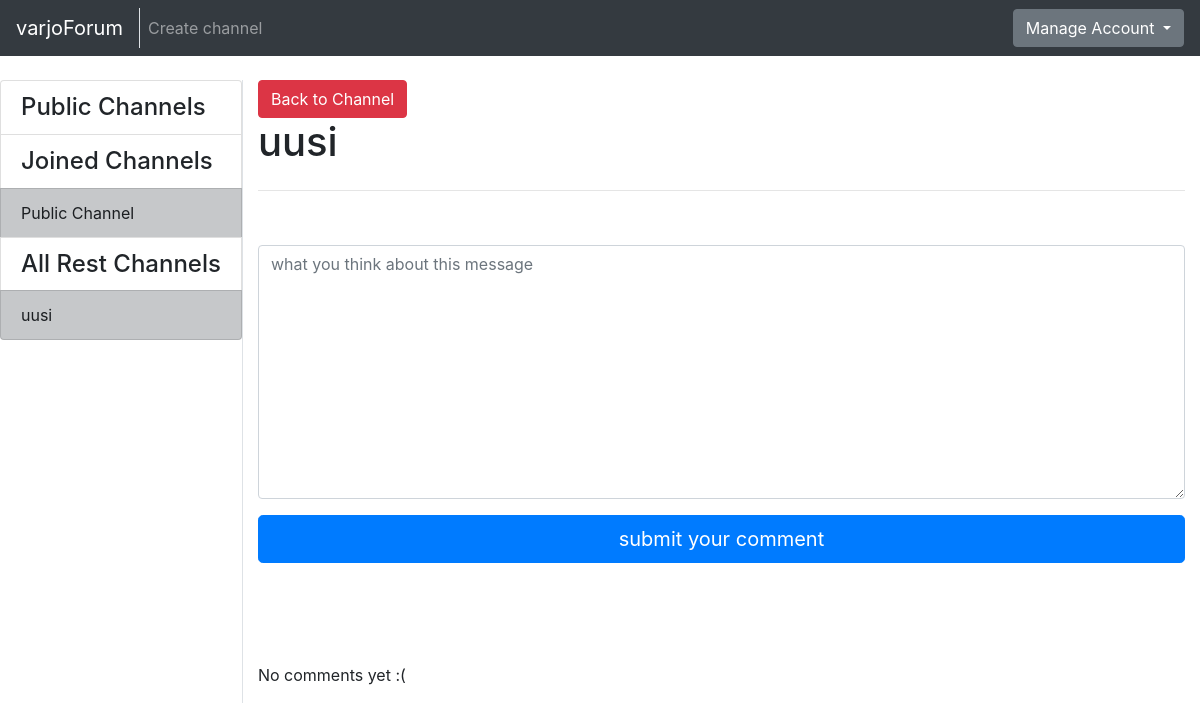
/channels/message/2/5/ (signed in), run on an earlier commit of the app's database.
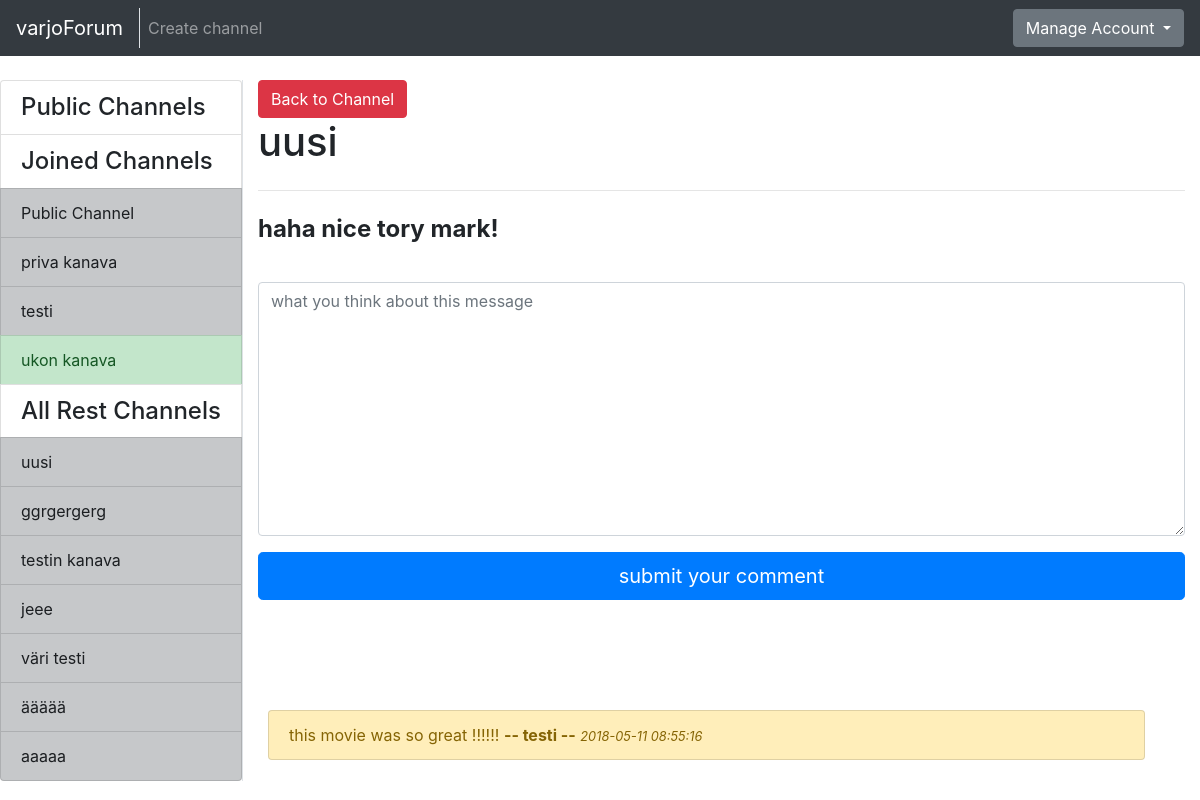
And on a later commit of the database.
### application/channels/models.py (models this page shows, shortened)
class Channel(Base):
    name = db.Column(db.String(144), nullable=False)
    introduction = db.Column(db.Text, nullable=False)
    master_id = db.Column(db.Integer, nullable=False)
    public = db.Column(db.Boolean, nullable=False)
    messages = db.relationship("Message", backref='Channel', lazy=True)
    accounts = db.relationship('Account', secondary=accounts, lazy='subquery',
        backref=db.backref('channels', lazy=True))
    @staticmethod
    def get_my_channels(account_id):
        stmt = text("SELECT Channel.id, Channel.name, Channel.master_id"
                    " FROM Channel, Account, Accounts"
                    " WHERE Channel.id = Accounts.channel_id"
                    " AND Account.id = Accounts.account_id"
                    " AND Account.id = :account_id"
                    " ORDER BY Channel.name").params(account_id=account_id)
        res = db.engine.execute(stmt)
        response = []
        for row in res:
            response.append({"channel_id":row[0], "channel_name":row[1], "master_id":row[2]})
        return response
    @staticmethod
    def get_channels_where_not_in(account_id):
        stmt = text("SELECT channel.id, channel.name, channel.public"
                    " FROM Channel"
                    " WHERE Channel.id NOT IN ("
                        " SELECT Channel.id"
                            " FROM Channel, Account, Accounts"
                            " WHERE Channel.id = Accounts.channel_id"
                            " AND Account.id = Accounts.account_id"
                            " AND Account.id = :account_id"
                            " )").params(account_id=account_id)
        res = db.engine.execute(stmt)
        response = []
        for row in res:
            response.append({"id":row[0], "name":row[1], "public":row[2]})
        return response

### application/messages/models.py (models this page shows, shortened)
class Message(Base):
    body = db.Column(db.Text, nullable=False)
    writer = db.Column(db.String(144), nullable=False)
    account_id = db.Column(db.Integer, db.ForeignKey('account.id'), nullable=False)
    channel_id = db.Column(db.Integer, db.ForeignKey('channel.id'), nullable=False)
    comments = db.relationship("Comment", backref='message', lazy=True)

### application/comments/models.py (models this page shows, shortened)
class Comment(Base):
  body = db.Column(db.Text, nullable=False)
  writer = db.Column(db.String(144), nullable=False)
  message_id = db.Column(db.Integer, db.ForeignKey('message.id'), nullable=False)
  account_id = db.Column(db.Integer, db.ForeignKey('account.id'), nullable=False)

### application/messages/views.py (the view)
@app.route("/channels/message/<channel_id>/<message_id>/", methods=["GET"])
@login_required
def message_index(channel_id, message_id):
    c = Channel.query.get(channel_id)
    m = Message.query.get(message_id)
    comments = []
    if m is not None:
        comments = m.comments
    return render_template("messages/message.html", channel = c, message = m, comments = comments, messageform=MessageForm(),
        all_channels = Channel.get_channels_where_not_in(current_user.id), my_channels = Channel.get_my_channels(current_user.id))

### application/messages/forms.py
class MessageForm(FlaskForm):
    body = TextAreaField("Write your message: ", [validators.Length(min=2)])
    class Meta:
        csrf = False

### application/__init__.py (called while the page is built)
@login_manager.user_loader
def load_user(account_id):
  return Account.query.get(account_id)

### application/templates/messages/message.html (shortened to what this page needs)
{% extends "layout.html" %}
{% block body %}
  <a href="{{ url_for('one_channel_index', channel_id=channel.id, sort='first') }}">
    <button type="submit" class="btn btn-danger">Back to Channel</button>
  </a>
<h1>{{ channel.name }}</h1>
<hr class="my-4">
<h4><b>{{ message.body }}</b></h4>
<form method="POST" action="{{ url_for('message_new_comment', channel_id=channel.id, message_id=message.id) }}"
    name="messageform" style="padding-bottom: 100px; padding-top: 30px">
  <div class="form-group">
      {{ messageform.body(class="form-control", rows=10, placeholder="what you think about this message") }}
  </div>
  <button type="submit" class="btn btn-primary btn-lg btn-block" >submit your comment</button>
</form>
{% if not comments %}
<p>No comments yet :(</p>
{% endif %}
{% for comment in comments %}
<div class="row">
  <div class="col">
    <div class="list-group" style="padding: 10px">
      <ul class="list-group" style="padding: ">
        <div class="" style="padding-bottom: 5px">
          <li class="list-group-item list-group-item-warning" >
            {{ comment.body }} <b>-- {{ comment.writer }} --</b>   <i><small>{{ comment.date_created }}</small></i>
          </li>
        </div>
      </ul>
    </div>
  </div>
  <div class="col-md-auto">
  </div>
</div>
{% endfor %}
{% endblock %}

### application/templates/layout.html (shortened to what this page needs)
<!DOCTYPE html>
  <html>
    <head>
      <link rel="stylesheet" href="https://maxcdn.bootstrapcdn.com/bootstrap/4.0.0/css/bootstrap.min.css">
    </head>
    <body>
      <nav class="navbar navbar-expand-md navbar-dark bg-dark mb-4">
        <div class="border-right">
          <a class="navbar-brand" href="{{ url_for('index') }}">varjoForum</a>
        </div>
        <div class="collapse navbar-collapse" id="navbarCollapse">
          <ul class="navbar-nav mr-auto">
            {% if current_user.is_authenticated %}
              <li class="nav-item">
                <a class="nav-link" href="{{ url_for('channels_create') }}">Create channel</a>
              </li>
            {% endif %}
          </ul>
            {% if current_user.is_authenticated %}
            <div class="btn-group">
              <button type="button" class="btn btn-secondary dropdown-toggle" data-toggle="dropdown" aria-haspopup="true" aria-expanded="false">
                  Manage Account
              </button>
            </div>
            {% else %}
            <a class="btn btn-success" href="{{ url_for('auth_login') }}">Login</a>
            {% endif %}
        </div>
      </nav>
      <div class="container-fluid" >
        <div class="row">
            <div class="border-right">
              <div class="col-sx" >
                <div style="float: left">
                  <div class="list-group">
                  {% if current_user.is_authenticated %}
                    <h4 class="list-group-item">Public Channels</h4>
                    {% if my_channels %}
                      <h4 class="list-group-item">Joined Channels</h4>
                    {% endif %}
                    {% for my_channel in my_channels %}
                      {% if my_channel.master_id == current_user.id %}
                      <a href="{{ url_for('one_channel_index', channel_id=my_channel.channel_id, sort='first') }}"
                          class="list-group-item list-group-item-action list-group-item-success">
                        {{ my_channel.channel_name }}
                      </a>
                      {% else %}
                      <a href="{{ url_for('one_channel_index', channel_id=my_channel.channel_id, sort='first') }}"
                          class="list-group-item list-group-item-action list-group-item-dark">
                        {{ my_channel.channel_name }}
                      </a>
                      {% endif %}
                    {% endfor %}
                    <h4 class="list-group-item">All Rest Channels</h4>
                {% else %}
                {% if all_channels %}
                <h4 class="list-group-item">All Channels</h4>
                {% endif %}
                {% endif %}
                {% for channel in all_channels %}
                  {% if channel.public == False %}
                  <a href="{{ url_for('one_channel_index', channel_id=channel.id, sort='first') }}"
                      class="list-group-item list-group-item-action list-group-item-dark">
                    {{ channel.name }}
                  </a>
                  {% endif %}
                {% endfor %}
              </div>
              </div>
              </div>
          </div>
          <div class="col">
            {% block body %}{% endblock %}
          </div>
        </div>
    </body>
  </html>

What changed in the data, as far as the page shows it:
added Channel: channel_name "priva kanava", shown under "Joined Channels"
added Channel: channel_name "testi", shown under "Joined Channels"
added Channel: channel_name "ukon kanava", shown under "Joined Channels"
added Channel: name "ggrgergerg", shown under "All Rest Channels"
added Channel: name "testin kanava", shown under "All Rest Channels"
added Channel: name "jeee", shown under "All Rest Channels"
added Channel: name "väri testi", shown under "All Rest Channels"
added Channel: name "äääää", shown under "All Rest Channels"
added Channel: name "aaaaa", shown under "All Rest Channels"
added Message: body "haha nice tory mark!"
added Comment: body "this movie was so great !!!!!!", writer "testi", date_created "2018-05-11 08:55:16"
Also different on the page:
text no longer shown: "No comments yet :("
